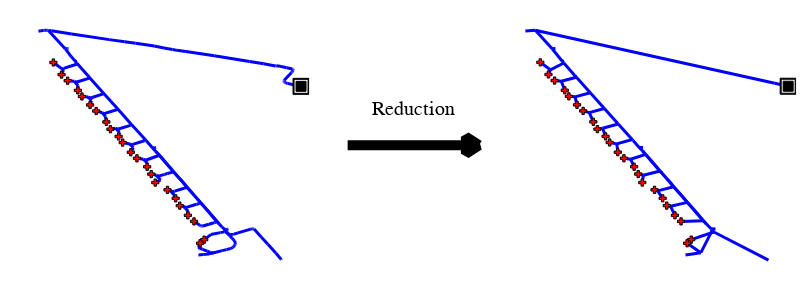

The notebook cell saved with this chart:
### Code cell
plot_reduced_and_original(pn)
